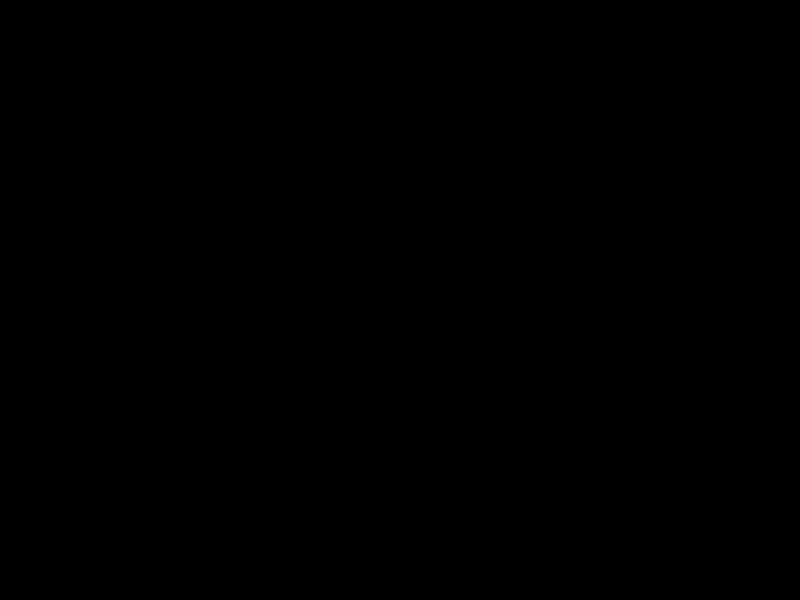
Frame 1 (no input)
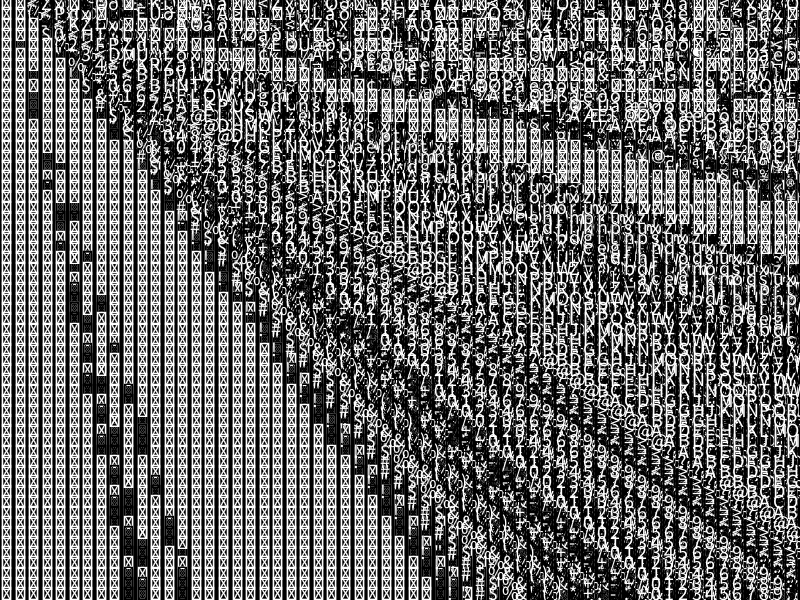
Frame 60 (the mouse pressed at the canvas centre just before this capture)
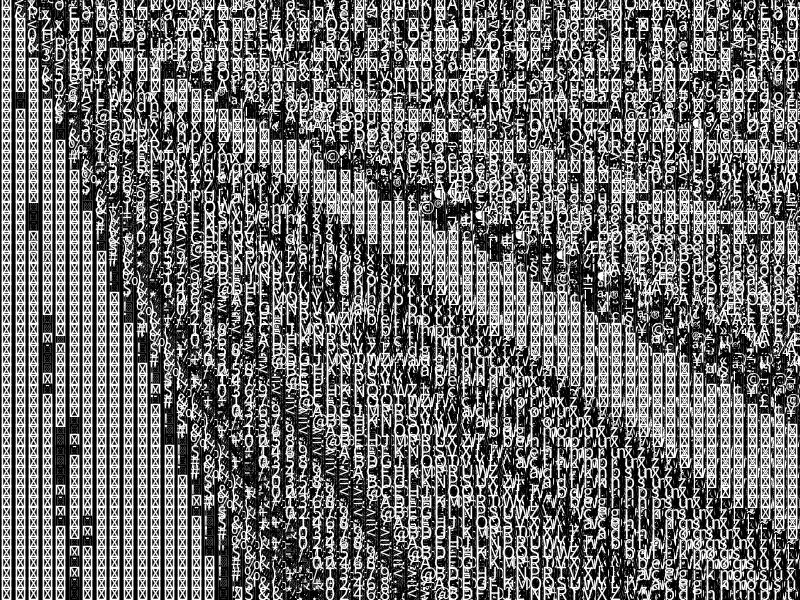
Frame 120 (the mouse held since frame 60 and released just before this capture)

The Processing sketch that drew these frames (run headless with seeded random() and noise(); from frame 60 on, the mouse is pressed at the canvas centre):

// Processing sketch: build
// ── build.pde
void setup() {
  size(800, 600);
  background(0);  //clear screen
}
void draw() {
  if (frameCount%4==0) {
    fill(255);  //colour to white
  } else {
    fill(0);
  }
  textSize(20);

  for (int y= 0; y<60; y++) { //0-59
    for (int x= 0; x<60; x++) { //0-59
      text(
        char((frameCount*x/(y+1))%255), 
        map(x, 0, 59, 0, width), 
        map(y, 0, 59, 0, height)
        );
    }
  }
}
